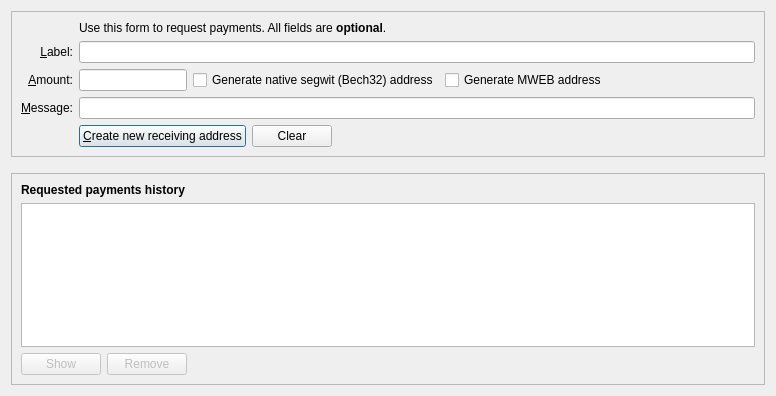
<?xml version="1.0" encoding="UTF-8"?>
<ui version="4.0">
 <class>ReceiveCoinsDialog</class>
 <widget class="QDialog" name="ReceiveCoinsDialog">
  <property name="geometry">
   <rect>
    <x>0</x>
    <y>0</y>
    <width>776</width>
    <height>396</height>
   </rect>
  </property>
  <layout class="QVBoxLayout" name="verticalLayout" stretch="0,0,1">
   <item>
    <widget class="QFrame" name="frame2">
     <property name="sizePolicy">
      <sizepolicy hsizetype="Preferred" vsizetype="Expanding">
       <horstretch>0</horstretch>
       <verstretch>0</verstretch>
      </sizepolicy>
     </property>
     <property name="frameShape">
      <enum>QFrame::StyledPanel</enum>
     </property>
     <property name="frameShadow">
      <enum>QFrame::Sunken</enum>
     </property>
     <layout class="QVBoxLayout" name="verticalLayout_3">
      <item>
       <layout class="QGridLayout" name="gridLayout">
        <item row="5" column="0">
         <widget class="QLabel" name="label">
          <property name="toolTip">
           <string>An optional amount to request. Leave this empty or zero to not request a specific amount.</string>
          </property>
          <property name="text">
           <string>&amp;Amount:</string>
          </property>
          <property name="alignment">
           <set>Qt::AlignRight|Qt::AlignTrailing|Qt::AlignVCenter</set>
          </property>
          <property name="buddy">
           <cstring>reqAmount</cstring>
          </property>
         </widget>
        </item>
        <item row="6" column="0">
         <widget class="QLabel" name="label_3">
          <property name="toolTip">
           <string>An optional message to attach to the payment request, which will be displayed when the request is opened. Note: The message will not be sent with the payment over the Stratumcoin network.</string>
          </property>
          <property name="text">
           <string>&amp;Message:</string>
          </property>
          <property name="alignment">
           <set>Qt::AlignRight|Qt::AlignTrailing|Qt::AlignVCenter</set>
          </property>
          <property name="buddy">
           <cstring>reqMessage</cstring>
          </property>
         </widget>
        </item>
        <item row="4" column="2">
         <widget class="QLineEdit" name="reqLabel">
          <property name="toolTip">
           <string>An optional label to associate with the new receiving address (used by you to identify an invoice).  It is also attached to the payment request.</string>
          </property>
         </widget>
        </item>
        <item row="2" column="2">
         <widget class="QLabel" name="label_5">
          <property name="text">
           <string>Use this form to request payments. All fields are &lt;b&gt;optional&lt;/b&gt;.</string>
          </property>
         </widget>
        </item>
        <item row="4" column="0">
         <widget class="QLabel" name="label_2">
          <property name="toolTip">
           <string>An optional label to associate with the new receiving address.</string>
          </property>
          <property name="text">
           <string>&amp;Label:</string>
          </property>
          <property name="alignment">
           <set>Qt::AlignRight|Qt::AlignTrailing|Qt::AlignVCenter</set>
          </property>
          <property name="buddy">
           <cstring>reqLabel</cstring>
          </property>
         </widget>
        </item>
        <item row="6" column="2">
         <widget class="QLineEdit" name="reqMessage">
          <property name="toolTip">
           <string>An optional message that is attached to the payment request and may be displayed to the sender.</string>
          </property>
         </widget>
        </item>
        <item row="7" column="2">
         <layout class="QHBoxLayout" name="horizontalLayout">
          <item>
           <widget class="QPushButton" name="receiveButton">
            <property name="minimumSize">
             <size>
              <width>150</width>
              <height>0</height>
             </size>
            </property>
            <property name="text">
             <string>&amp;Create new receiving address</string>
            </property>
            <property name="icon">
             <iconset resource="../bitcoin.qrc">
              <normaloff>:/icons/receiving_addresses</normaloff>:/icons/receiving_addresses</iconset>
            </property>
            <property name="autoDefault">
             <bool>false</bool>
            </property>
            <property name="default">
             <bool>true</bool>
            </property>
           </widget>
          </item>
          <item>
           <widget class="QPushButton" name="clearButton">
            <property name="sizePolicy">
             <sizepolicy hsizetype="Minimum" vsizetype="Fixed">
              <horstretch>0</horstretch>
              <verstretch>0</verstretch>
             </sizepolicy>
            </property>
            <property name="toolTip">
             <string>Clear all fields of the form.</string>
            </property>
            <property name="text">
             <string>Clear</string>
            </property>
            <property name="icon">
             <iconset resource="../bitcoin.qrc">
              <normaloff>:/icons/remove</normaloff>:/icons/remove</iconset>
            </property>
            <property name="autoDefault">
             <bool>false</bool>
            </property>
           </widget>
          </item>
          <item>
           <spacer name="horizontalSpacer">
            <property name="orientation">
             <enum>Qt::Horizontal</enum>
            </property>
            <property name="sizeHint" stdset="0">
             <size>
              <width>40</width>
              <height>20</height>
             </size>
            </property>
           </spacer>
          </item>
         </layout>
        </item>
        <item row="7" column="0">
         <widget class="QLabel" name="label_7">
          <property name="text">
           <string/>
          </property>
         </widget>
        </item>
        <item row="5" column="2">
         <layout class="QHBoxLayout" name="horizontalLayout_6">
          <item>
           <widget class="BitcoinAmountField" name="reqAmount">
            <property name="sizePolicy">
             <sizepolicy hsizetype="Fixed" vsizetype="Fixed">
              <horstretch>0</horstretch>
              <verstretch>0</verstretch>
             </sizepolicy>
            </property>
            <property name="minimumSize">
             <size>
              <width>80</width>
              <height>0</height>
             </size>
            </property>
            <property name="maximumSize">
             <size>
              <width>1000</width>
              <height>100</height>
             </size>
            </property>
            <property name="toolTip">
             <string>An optional amount to request. Leave this empty or zero to not request a specific amount.</string>
            </property>
           </widget>
          </item>
          <item>
           <widget class="QCheckBox" name="useBech32">
            <property name="sizePolicy">
             <sizepolicy hsizetype="Fixed" vsizetype="Fixed">
              <horstretch>0</horstretch>
              <verstretch>0</verstretch>
             </sizepolicy>
            </property>
            <property name="maximumSize">
             <size>
              <width>1000</width>
              <height>16777215</height>
             </size>
            </property>
            <property name="focusPolicy">
             <enum>Qt::StrongFocus</enum>
            </property>
            <property name="toolTip">
             <string>Native segwit addresses (aka Bech32 or BIP-173) reduce your transaction fees later on and offer better protection against typos, but old wallets don't support them. When unchecked, an address compatible with older wallets will be created instead.</string>
            </property>
            <property name="text">
             <string>Generate native segwit (Bech32) address</string>
            </property>
           </widget>
          </item>
          <item>
           <widget class="QCheckBox" name="useMWEB">
            <property name="text">
             <string>Generate MWEB address</string>
            </property>
           </widget>
          </item>
          <item>
           <spacer name="horizontalSpacer_3">
            <property name="orientation">
             <enum>Qt::Horizontal</enum>
            </property>
            <property name="sizeHint" stdset="0">
             <size>
              <width>0</width>
              <height>0</height>
             </size>
            </property>
           </spacer>
          </item>
         </layout>
        </item>
       </layout>
      </item>
     </layout>
    </widget>
   </item>
   <item>
    <spacer name="verticalSpacer_2">
     <property name="orientation">
      <enum>Qt::Vertical</enum>
     </property>
     <property name="sizeHint" stdset="0">
      <size>
       <width>20</width>
       <height>10</height>
      </size>
     </property>
    </spacer>
   </item>
   <item>
    <widget class="QFrame" name="frame">
     <property name="sizePolicy">
      <sizepolicy hsizetype="Preferred" vsizetype="Expanding">
       <horstretch>0</horstretch>
       <verstretch>0</verstretch>
      </sizepolicy>
     </property>
     <property name="frameShape">
      <enum>QFrame::StyledPanel</enum>
     </property>
     <property name="frameShadow">
      <enum>QFrame::Raised</enum>
     </property>
     <layout class="QVBoxLayout" name="verticalLayout_2">
      <item>
       <widget class="QLabel" name="label_6">
        <property name="font">
         <font>
          <weight>75</weight>
          <bold>true</bold>
         </font>
        </property>
        <property name="text">
         <string>Requested payments history</string>
        </property>
       </widget>
      </item>
      <item>
       <widget class="QTableView" name="recentRequestsView">
        <property name="contextMenuPolicy">
         <enum>Qt::CustomContextMenu</enum>
        </property>
        <property name="tabKeyNavigation">
         <bool>false</bool>
        </property>
        <property name="sortingEnabled">
         <bool>true</bool>
        </property>
       </widget>
      </item>
      <item>
       <layout class="QHBoxLayout" name="horizontalLayout_2">
        <item>
         <widget class="QPushButton" name="showRequestButton">
          <property name="enabled">
           <bool>false</bool>
          </property>
          <property name="toolTip">
           <string>Show the selected request (does the same as double clicking an entry)</string>
          </property>
          <property name="text">
           <string>Show</string>
          </property>
          <property name="icon">
           <iconset resource="../bitcoin.qrc">
            <normaloff>:/icons/edit</normaloff>:/icons/edit</iconset>
          </property>
          <property name="autoDefault">
           <bool>false</bool>
          </property>
         </widget>
        </item>
        <item>
         <widget class="QPushButton" name="removeRequestButton">
          <property name="enabled">
           <bool>false</bool>
          </property>
          <property name="toolTip">
           <string>Remove the selected entries from the list</string>
          </property>
          <property name="text">
           <string>Remove</string>
          </property>
          <property name="icon">
           <iconset resource="../bitcoin.qrc">
            <normaloff>:/icons/remove</normaloff>:/icons/remove</iconset>
          </property>
          <property name="autoDefault">
           <bool>false</bool>
          </property>
         </widget>
        </item>
        <item>
         <spacer name="horizontalSpacer_2">
          <property name="orientation">
           <enum>Qt::Horizontal</enum>
          </property>
          <property name="sizeHint" stdset="0">
           <size>
            <width>40</width>
            <height>20</height>
           </size>
          </property>
         </spacer>
        </item>
       </layout>
      </item>
     </layout>
    </widget>
   </item>
  </layout>
 </widget>
 <customwidgets>
  <customwidget>
   <class>BitcoinAmountField</class>
   <extends>QLineEdit</extends>
   <header>qt/bitcoinamountfield.h</header>
   <container>1</container>
  </customwidget>
 </customwidgets>
 <tabstops>
  <tabstop>reqLabel</tabstop>
  <tabstop>reqAmount</tabstop>
  <tabstop>useBech32</tabstop>
  <tabstop>reqMessage</tabstop>
  <tabstop>receiveButton</tabstop>
  <tabstop>clearButton</tabstop>
  <tabstop>recentRequestsView</tabstop>
  <tabstop>showRequestButton</tabstop>
  <tabstop>removeRequestButton</tabstop>
 </tabstops>
 <resources>
  <include location="../bitcoin.qrc"/>
 </resources>
 <connections/>
</ui>
